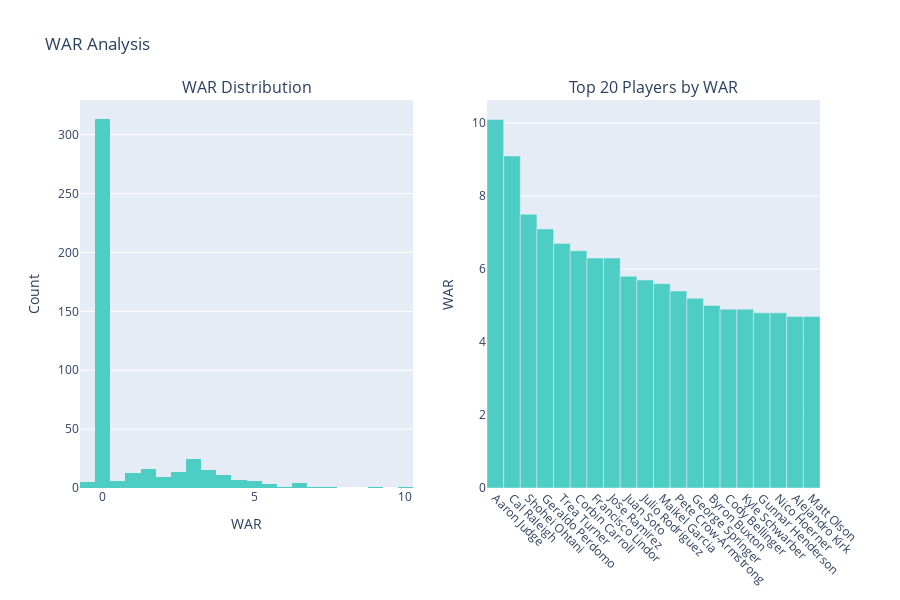

Notebook source saved alongside this figure:
### Code cell
# =============================================================================
# WAR ANALYSIS
# =============================================================================

print("="*60)
print("WAR (Wins Above Replacement) ANALYSIS")
print("="*60)

if 'WAR' in df.columns:
    war_stats = df['WAR'].describe()

    print(f"\n📊 WAR Statistics:")
    print(f"   • Mean: {war_stats['mean']:.2f}")
    print(f"   • Median: {war_stats['50%']:.2f}")
    print(f"   • Std Dev: {war_stats['std']:.2f}")
    print(f"   • Range: {war_stats['min']:.2f} to {war_stats['max']:.2f}")
    print(f"   • Players with WAR > 5: {(df['WAR'] > 5).sum():,} ({(df['WAR'] > 5).mean()*100:.1f}%)")
    print(f"   • Players with WAR < 0: {(df['WAR'] < 0).sum():,} ({(df['WAR'] < 0).mean()*100:.1f}%)")

    # Create visualizations
    fig = make_subplots(
        rows=1, cols=2,
        subplot_titles=['WAR Distribution', 'Top 20 Players by WAR'],
        specs=[[{'type': 'histogram'}, {'type': 'bar'}]]
    )

    # Histogram
    fig.add_trace(
        go.Histogram(
            x=df['WAR'],
            nbinsx=50,
            marker_color='#4ecdc4',
            name='Distribution'
        ),
        row=1, col=1
    )

    # Top 20
    top20 = df.nlargest(20, 'WAR')
    fig.add_trace(
        go.Bar(
            x=top20['Name'] if 'Name' in top20.columns else [f"Player {i}" for i in range(20)],
            y=top20['WAR'],
            marker_color='#4ecdc4',
            name='Top Players'
        ),
        row=1, col=2
    )

    fig.update_layout(
        title_text='WAR Analysis',
        height=600,
        showlegend=False
    )
    fig.update_xaxes(tickangle=45, row=1, col=2)
    fig.update_xaxes(title_text='WAR', row=1, col=1)
    fig.update_yaxes(title_text='Count', row=1, col=1)
    fig.update_yaxes(title_text='WAR', row=1, col=2)

    fig.show()

    # Display top players
    print("\n🏆 Top 10 Players by WAR:")
    top10_cols = ['Name', 'yearID', 'teamID', 'WAR'] if all(col in df.columns for col in ['Name', 'yearID', 'teamID']) else ['WAR']
    display(df.nlargest(10, 'WAR')[top10_cols])

else:
    print("❌ WAR column not found in dataset")

### Figure 1 — Plotly figure (JSON) as saved in the notebook; plotly's stock layout.template omitted (floating-point values rounded to 4 significant figures; data arrays with more than 128 entries replaced by an {"elided": "..."} marker saying what was removed)
{"data": [{"marker": {"color": "#4ecdc4"}, "name": "Distribution", "nbinsx": 50, "x": {"elided": "452 float values"}, "type": "histogram", "xaxis": "x", "yaxis": "y"}, {"marker": {"color": "#4ecdc4"}, "name": "Top Players", "x": ["Aaron Judge", "Cal Raleigh", "Shohei Ohtani", "Geraldo Perdomo", "Trea Turner", "Corbin Carroll", "Francisco Lindor", "Jose Ramirez", "Juan Soto", "Julio Rodriguez", "Maikel Garcia", "Pete Crow-Armstrong", "George Springer", "Byron Buxton", "Cody Bellinger", "Kyle Schwarber", "Gunnar Henderson", "Nico Hoerner", "Alejandro Kirk", "Matt Olson"], "y": [10.1, 9.1, 7.5, 7.1, 6.7, 6.5, 6.3, 6.3, 5.8, 5.7, 5.6, 5.4, 5.2, 5.0, 4.9, 4.9, 4.8, 4.8, 4.7, 4.7], "type": "bar", "xaxis": "x2", "yaxis": "y2"}], "layout": {"xaxis": {"anchor": "y", "domain": [0.0, 0.45], "title": {"text": "WAR"}}, "yaxis": {"anchor": "x", "domain": [0.0, 1.0], "title": {"text": "Count"}}, "xaxis2": {"anchor": "y2", "domain": [0.55, 1.0], "tickangle": 45}, "yaxis2": {"anchor": "x2", "domain": [0.0, 1.0], "title": {"text": "WAR"}}, "annotations": [{"font": {"size": 16}, "showarrow": false, "text": "WAR Distribution", "x": 0.225, "xanchor": "center", "xref": "paper", "y": 1.0, "yanchor": "bottom", "yref": "paper"}, {"font": {"size": 16}, "showarrow": false, "text": "Top 20 Players by WAR", "x": 0.775, "xanchor": "center", "xref": "paper", "y": 1.0, "yanchor": "bottom", "yref": "paper"}], "title": {"text": "WAR Analysis"}, "height": 600, "showlegend": false}}
